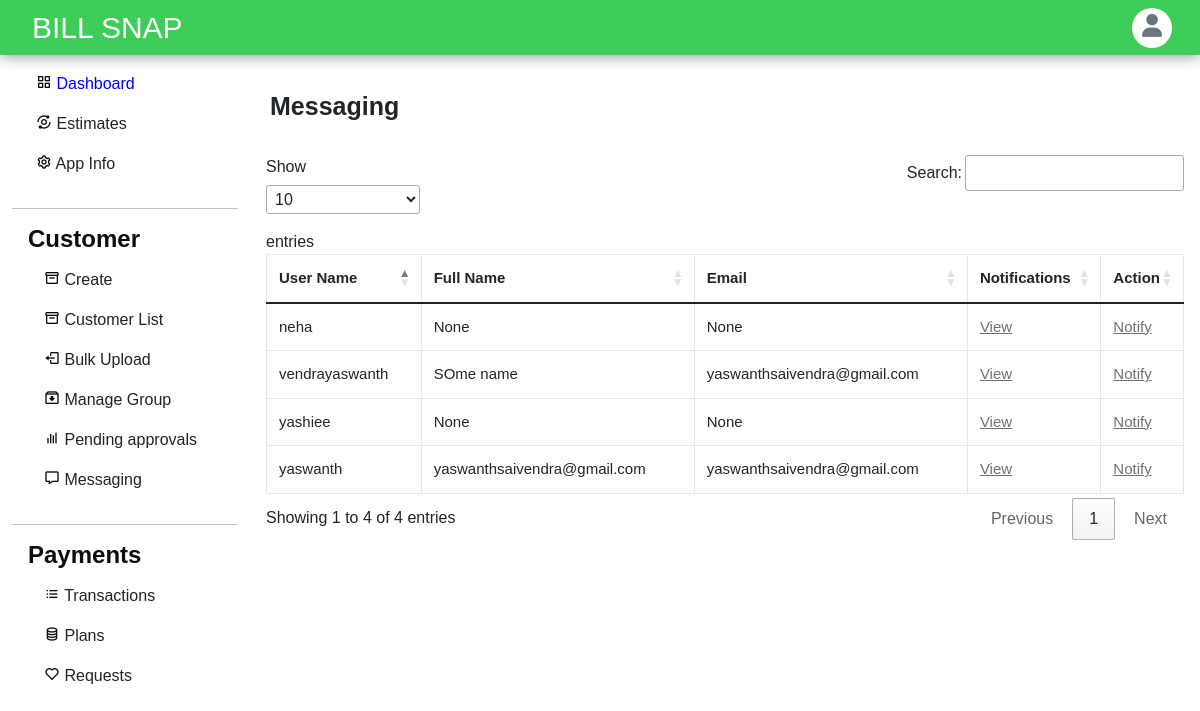
The page /apps/helo/messaging/ (signed in) on the database as committed earlier.
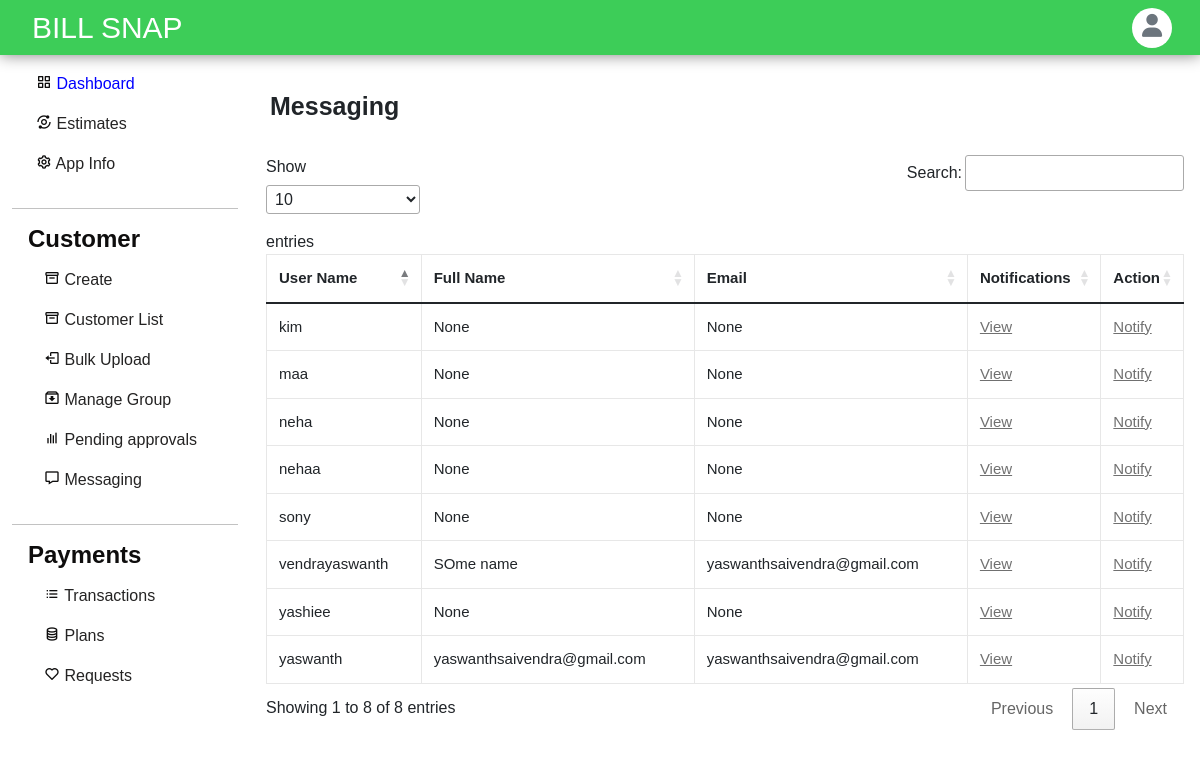
The same page on the database as committed later.
### accounts/models.py (models this page shows, shortened)
class Profile(models.Model):
    user = models.OneToOneField(User, on_delete=models.CASCADE, related_name='profile')
    apps=models.ManyToManyField(applists,related_name='apps')
    status = models.CharField(choices=status_choices, max_length=20, default='c')
    full_name = models.CharField(max_length=100, blank=True, null=True)
    utility_name = models.CharField(max_length=200, null=True, blank=True)
    utility_short_name= models.CharField(max_length=50, null=True, blank=True)
    utility_state= models.CharField(max_length=50, null=True, blank=True)
    utility_district= models.CharField(max_length=50, null=True, blank=True)
    utility_country= models.CharField(max_length=50, null=True, blank=True)
    utility_postalcode= models.CharField(max_length=20, null=True, blank=True)
    utility_address=models.TextField(max_length=200, null=True, blank=True)
    contact_person= models.CharField(max_length=200, null=True, blank=True)
    contact_email = models.EmailField(max_length=50, null=True, blank=True)
    contact_phnum = models.CharField(max_length=15, null=True, blank=True)
    contact_mobile= models.CharField(max_length=15, null=True, blank=True)
    contact_designation= models.CharField(max_length=100, null=True, blank=True)
    contact_landline= models.CharField(max_length=20, null=True, blank=True)
    emergency_person=models.CharField(max_length=200, null=True, blank=True)
    emergency_altperson=models.CharField(max_length=200, null=True, blank=True)
    emergency_mobile=models.CharField(max_length=200, null=True, blank=True)
    emergency_altmobile=models.CharField(max_length=200, null=True, blank=True)
    emergency_officeaddress=models.TextField(max_length=200,null=True,blank=True)
    emergency_altofficeaddress=models.TextField(max_length=200,null=True,blank=True)
    info_created_at = models.DateTimeField(auto_now_add=True)
    info_updated_at = models.DateTimeField(auto_now=True)
    se_coins= models.IntegerField(null=True, default=999, blank=True)
    slug = models.SlugField(max_length=200, editable=False, null=True, blank=True)
    admin=models.BooleanField(default=False)
    plans = models.ManyToManyField(Plan)
    plan_active = models.BooleanField(default=False)
    paid = models.BooleanField(default=False)

### dashboard/views.py (the view)
# urls.py: path('messaging/', views.messaging, name='messaging'),
@login_required
def messaging(request, slug):
    if request.method == 'GET':
        notification_form = NotificationForm()
        app=applists.objects.get(slug=slug)
        details = Profile.objects.filter(apps=app)
        return render(request, 'dashmessaging.html',{'details':details, 'slug':slug, 'notification_form':notification_form})

### accounts/forms.py
class NotificationForm(forms.ModelForm):
    class Meta:
        model = Notification
        fields = ('image', 'body')
        widgets = {
            'image': forms.FileInput(attrs={'placeholder': 'ex: Basic, Premium, Standard ...', 'class': 'w3-input w3-border w3-round'}),
            'body': forms.Textarea(attrs={'placeholder': 'enter price for the plan', 'class': 'w3-input w3-border w3-round'}),
        }

### templates/dashmessaging.html (shortened to what this page needs)
{% load crispy_forms_tags %}
{% load static %}
<!DOCTYPE html>
<html lang="en">
<head>
    <link href="https://cdn.jsdelivr.net/npm/bootstrap@5.1.3/dist/css/bootstrap.min.css" rel="stylesheet"
 />
    <link href='https://unpkg.com/boxicons@2.0.7/css/boxicons.min.css' rel='stylesheet'>
    <link rel="stylesheet" href="https://cdnjs.cloudflare.com/ajax/libs/font-awesome/6.1.1/css/all.min.css" />
    <link rel="stylesheet" href="{% static 'assets/styles.css'%}">
    <link rel="stylesheet" href="https://cdn.datatables.net/1.10.19/css/jquery.dataTables.min.css">
</head>
<body>
    {% include "dashnav.html" %}
    <div class="main mx-auto">
        <div class="row">
            {% include "dashsidebar.html" %}
            <div class="col-md-7 flex-md-fill">
                <div class="col right" id="customer-list">
                    <h2 class="ps-1 pt-3" id="pspt">Messaging</h2><br>
                    <div class="mb-3">
                        <table class="table table-bordered" id='table_filter'>
                            <thead>
                                <tr>
                                    <th>User Name</th>
                                    <th>Full Name</th>
                                    <th>Email</th>
                                    <th>Notifications</th>
                                    <th>Action</th>
                                </tr>
                            </thead>
                            <tbody>
                                {% for i in details %}
                                <tr>
                                    <td>{{ i.user}}</td>
                                    <td>{{ i.full_name}}</td>
                                    <td>{{ i.contact_email}}</td>
                                    <td>
                                        <a class='w3-button w3-small w3-round w3-red' data-bs-toggle="modal"
                                        data-bs-target="#view">View</a>
                                    </td>
                                    <td>
                                        <a class='w3-button w3-small w3-round w3-red' data-bs-toggle="modal"
                                            data-bs-target="#staticBackdrop2">
                                            Notify</a>
                                    </td>
                                </tr>
                                {%endfor%}
                            </tbody>
                        </table>
                    </div>
                    <br>
                </div>
            </div>
        </div>
    </div>
</body>
</html>

### templates/dashnav.html (shortened to what this page needs)
<header>
    <nav class="navbar navbar-expand-lg fixed-top p-md-0">
        <div class="container-fluid">
            <a class="navbar-brand d-none d-md-block mt-1" href="{% url 'index' %}">
                <h2 class="h2">BILL SNAP</h2>
            </a>
            {% if user.is_authenticated %}
            <div class="d-flex ms-auto gap-4 pe-3">
                <div class="dropdown">
                    <button class="dropbtn">
                        <i class="fa-solid fa-user text-secondary"></i>
                    </button>
                </div>
            </div>
            {% endif %}
        </div>
    </nav>
</header>

### templates/dashsidebar.html (shortened to what this page needs)
<div class="left first-sidebar d-none d-md-block col-md-4">
  <div class="menu-frag d-flex flex-column p-3 ps-4 gap-3">
    <div>
      <i class='bx bx-grid-alt'></i>
      <a href="{% url 'dashboard' slug %} " id="active">Dashboard</a>
    </div>
    <div>
      <i class='bx bx-analyse'></i>
      <a href="{% url 'estimates' slug %}">Estimates</a>
    </div>
    <div>
      <i class='bx bx-cog'></i>
      <a href="{% url 'appinfo' slug %}">App Info</a>
    </div>
  </div>
  <hr>
  <div class="menu-frag mt-3 ps-3">
    <h4>Customer</h4>
    <div class="customer-frag d-flex flex-column p-3 pt-1 gap-3">
      <div>
        <i class='bx bx-box'></i>
        <a href="{% url 'addcustomer' slug %}">Create</a>
      </div>
      <div>
        <i class='bx bx-box'></i>
        <a href="{% url 'customerlist' slug %}">Customer List</a>
      </div>
      <div>
        <i class='bx bx-log-out'></i>
        <a href="{% url 'bulkupload' slug %}">Bulk Upload</a>
      </div>
      <div>
        <i class='bx bx-archive-in'></i>
        <a href="{% url 'groups:groups-panel' slug %}">Manage Group</a>
      </div>
      <div>
        <i class='bx bx-bar-chart'></i>
        <a href="{% url 'pending-approvals' slug %}">Pending approvals</a>
      </div>
      <div>
        <i class='bx bx-message'></i>
        <a href="{% url 'messaging' slug %}">Messaging</a>
      </div>
    </div>
  </div>
  <hr>
  <div class="menu-frag mt-3 ps-3">
    <h4>Payments</h4>
    <div class="pay-frag d-flex flex-column  p-3 pt-1  gap-3">
      <div>
        <i class='bx bx-list-ul'></i>
        <a href="{% url 'transactions' slug %}">Transactions </a>
      </div>
      <div>
        <i class='bx bx-coin-stack'></i>
        <a href="{% url 'plans-panel' slug %}">Plans</a>
      </div>
      <div>
        <i class='bx bx-heart'></i>
        <a href="#">Requests</a>
      </div>
    </div>
  </div>
</div>

### static/assets/styles.css (style rules this page uses)
body { background: white; }
button { height: 50px; }
.h2 { font-family: Arial, Helvetica, sans-serif; font-size: 30px; margin-top: 5px; }
html, body { height: 100%; }
nav { background: #3dcd58; box-shadow: 0px 0px 15px grey; height: 55px; width: 100%; }
body { background: #e5e5e566; }
.main { padding-top: 55px; width: 100%; height: 100%; justify-content: flex-start; max-height: 100vh; }
.right { padding-left: 1rem; padding-right: 1rem; min-height: calc(100vh - 60px); overflow-x: hidden; }
.left { max-width: 250px; background: white; color: rgb(14, 13, 13); transition: all 0.3s ease; height: calc(100vh - 50px); overflow-x: hidden; overflow-y: scroll; margin-top: -20px; }
div > a { text-decoration: none; color: rgb(36, 35, 35); }
#active { color: blue; }
@media (min-width: 767px) { .main { top: 55px; } }
.h2 { position: relative; left: 20px; color: white; }
#pspt { font-size: 25px; }
* { box-sizing: border-box; }
#table_filter { border-collapse: collapse; width: 100%; border: 1px solid #ddd; font-family: "Gill Sans", "Gill Sans MT", Calibri, "Trebuchet MS", sans-serif; font-size: 15px; }
#table_filter th, #table_filter td { text-align: left; padding: 12px; }
#table_filter tr { border-bottom: 1px solid #ddd; }
.right { padding-left: 1rem; padding-right: 1rem; min-height: calc(100vh - 100px); overflow-x: hidden; }
.left { max-width: 250px; background: white; color: rgb(14, 13, 13); transition: all 0.3s ease; height: calc(100vh - 50px); overflow-x: hidden; overflow-y: scroll; }
body { font-family: Arial, Helvetica, sans-serif; }
body { margin-top: 20px; background: #f5f5f5; }
h1, h2, h3, h4, h5, h6 { margin: 0 0 10px; font-weight: 600; }
a { color: #707070; }
body { margin-top: 20px; }
.table-bordered th, .table-bordered td { border: 1px solid #e7e7e7; }
body { margin-top: 20px; background: white; }
body { overflow-x: hidden; }

### templates/dashnav.html (style rules this page uses)
.dropbtn { width:40px; height: 40px; border:none !important; border-radius:50%; background-color: white; }
.fa-user { font-size: 23px; }

### templates/dashsidebar.html (style rules this page uses)
.first-sidebar { position: fixed; top: 76px; left: 0; }

Rows that differ between the two databases and show on the page:
now on this page (row unchanged): Profile: user "nehaa", full_name "None", contact_email "None"
added Profile: user "maa", full_name "None", contact_email "None"
added Profile: user "kim", full_name "None", contact_email "None"
now on this page (row unchanged): Profile: user "sony", full_name "None", contact_email "None"
Other text that changed with them:
text written by a page script: "Show entries Search: Showing 1 to 4 of 4 entries Previous 1 Next" → "Show entries Search: Showing 1 to 8 of 8 entries Previous 1 Next"
